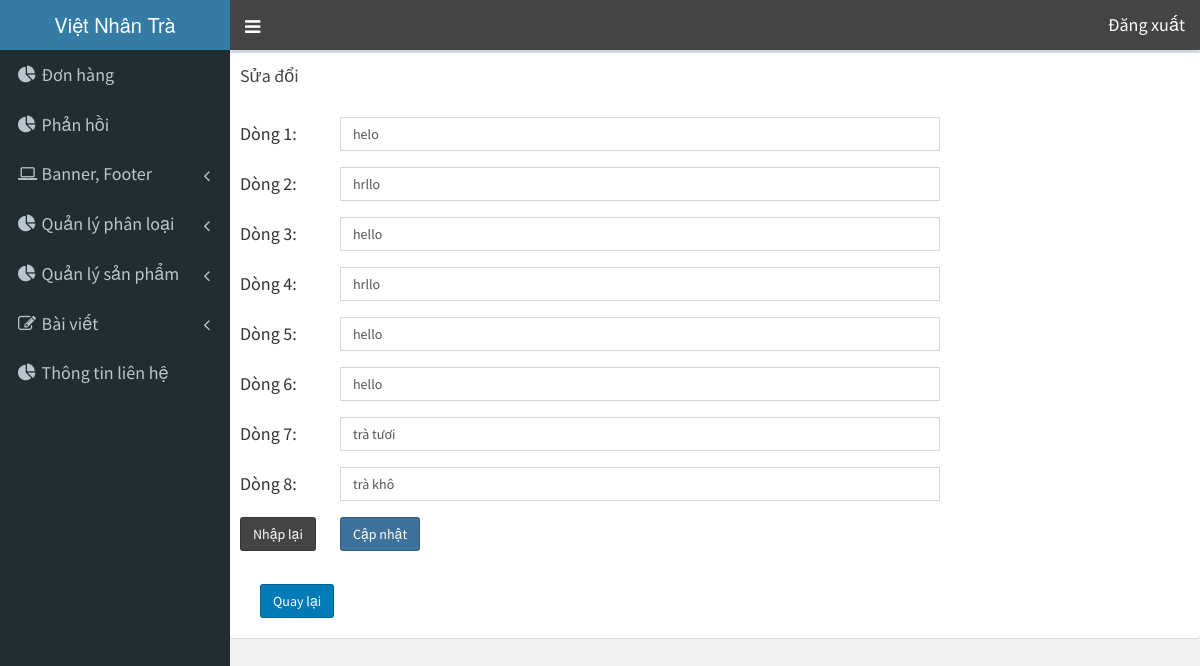
Screenshot of /admin/index.php?page=sua_foo_ter2&id=2 (signed in) with the database file from the repository.
### tables this page shows
CREATE TABLE `foo_ter2` (
  `id_ft2` int(11) NOT NULL,
  `dong1` varchar(100) NOT NULL,
  `dong2` varchar(100) NOT NULL,
  `dong3` varchar(100) NOT NULL,
  `dong4` varchar(100) NOT NULL,
  `dong5` varchar(100) NOT NULL,
  `dong6` varchar(100) NOT NULL,
  `dong7` varchar(100) NOT NULL,
  `dong8` varchar(100) NOT NULL
);

### admin/foo_ter2/sua_foo_ter2.php (the view, shortened to what this page needs)
<?php
    if(isset($_REQUEST['id']))
    {
        $id = $_REQUEST['id'];
        $query = "SELECT dong1, dong2, dong3, dong4, dong5, dong6, dong7, dong8 FROM foo_ter2 WHERE id_ft2 = $id";
        $rows = $conn->query($query);
        $sua = $rows->fetch();
    }
?>
<div class="box">
  <div class="box-header">
    <h3 class="box-title">Sửa đổi </h3>
  </div>
  <div class="box-body"><form action="" method="post">
    <table>
        <tr style="height:50px;">
            <td style="width:100px">Dòng 1: </td>
            <td style="width:600px">
                <input type="text" name="dong1" class="form-control"
                       value="<?php if(isset($sua)) echo $sua[0]; ?>">
            </td>
        </tr>
        <tr style="height:50px;">
            <td>Dòng 2: </td>
            <td style="width:600px">
                <input type="text" name="dong2" class="form-control"
                       value="<?php if(isset($sua)) echo $sua[1]; ?>">
            </td>
        </tr>
        <tr style="height:50px;">
            <td>Dòng 3: </td>
            <td style="width:600px">
                <input type="text" name="dong3" class="form-control"
                       value="<?php if(isset($sua)) echo $sua[2]; ?>">
            </td>
        </tr>
        <tr style="height:50px;">
            <td>Dòng 4: </td>
            <td style="width:600px">
                <input type="text" name="dong4" class="form-control"
                       value="<?php if(isset($sua)) echo $sua[3]; ?>">
            </td>
        </tr>
        <tr style="height:50px;">
            <td>Dòng 5: </td>
            <td style="width:600px">
                <input type="text" name="dong5" class="form-control"
                       value="<?php if(isset($sua)) echo $sua[4]; ?>">
            </td>
        </tr>
        <tr style="height:50px;">
            <td>Dòng 6: </td>
            <td style="width:600px">
                <input type="text" name="dong6" class="form-control"
                       value="<?php if(isset($sua)) echo $sua[5]; ?>">
            </td>
        </tr>
         <tr style="height:50px;">
            <td>Dòng 7: </td>
            <td style="width:600px">
                <input type="text" name="dong7" class="form-control"
                       value="<?php if(isset($sua)) echo $sua[6]; ?>">
            </td>
        </tr>
         <tr style="height:50px;">
            <td>Dòng 8: </td>
            <td style="width:600px">
                <input type="text" name="dong8" class="form-control"
                       value="<?php if(isset($sua)) echo $sua[7]; ?>">
            </td>
        </tr>
        <tr style="height:50px;">
            <td>
                <input type="reset" class="btn btn-github" name="btnSubmit" value="Nhập lại"/>
            </td>
            <td>
                <input type="submit" class="btn btn-instagram" name="btnSubmit" value="Cập nhật"/>
            </td>
        </tr>
    </table>
</form>
<br/><p/><a href="index.php?page=foo_ter2"class="btn btn-linkedin">Quay lại</a>
  </div>
</div>

### rows the page displays
foo_ter2: dong1 "helo", dong2 "hrllo", dong3 "hello", dong4 "hrllo", dong5 "hello", dong6 "hello", dong7 "trà tươi", dong8 "trà khô"
